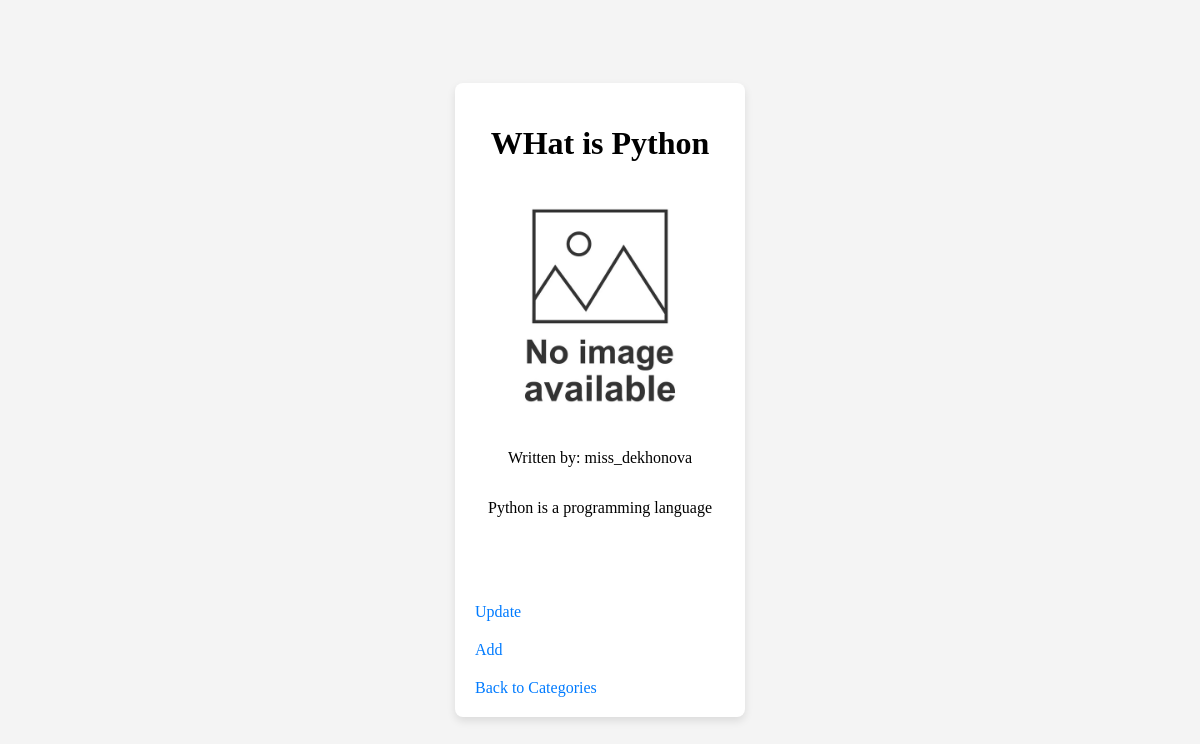
/blogs/articles-detail/2/, run on the app's committed database.
### blogs/models.py (models this page shows, shortened)
class Articles(models.Model):
    title = models.CharField(max_length=256, blank=True, null=True)
    author = models.ForeignKey(settings.AUTH_USER_MODEL, on_delete=models.CASCADE)
    category = models.ForeignKey(Category, on_delete=models.CASCADE)
    text = models.TextField(blank=True, null=True)
    star_given = models.IntegerField(
        default=0,
        validators=[
            MinValueValidator(0),
            MaxValueValidator(5)
        ]
    )
    image = models.ImageField(upload_to='article_images/', blank=True, null=True, default='default_images/not_available.png')
    created_at = models.DateTimeField(auto_now_add=True)
    updated_at = models.DateTimeField(auto_now=True)
    class Meta:
        db_table = 'articles'

### users/models.py (models this page shows)
class CustomUser(AbstractUser):
    image = models.ImageField(upload_to='users_images/', blank=True, null=True, default='default_images/user_image.png')
    groups = models.ManyToManyField(
        Group,
        related_name='custom_user_set',
        blank=True,
        help_text=(
            'The groups this user belongs to. A user will get all permissions '
            'granted to each of their groups.'
        ),
        related_query_name='custom_user',
    )
    user_permissions = models.ManyToManyField(
        Permission,
        related_name='custom_user_set',
        blank=True,
        help_text='Specific permissions for this user.',
        related_query_name='custom_user',
    )
    class Meta:
        db_table = 'customuser'
    def __str__(self):
        return f'{self.username}'

### blogs/views.py (the view)
# urls.py: path('articles-detail/<int:pk>/', ArticlesDetailView.as_view(), name='articles-detail'),
class ArticlesDetailView(View):
    def get(self, request, pk):
        article = Articles.objects.get(pk=pk)
        return render(request, 'blogs/articles_detail.html', {'article': article})

### templates/blogs/articles_detail.html (shortened to what this page needs)
<!DOCTYPE html>
<html lang="en">
<head>
</head>
<body>
    <div class="article-container">
        <h1>{{ article.title }}</h1>
        <img src="{{ article.image.url }}" alt="Article Image">
        <p>Written by: {{ article.author }}</p>
        <div class="content">
            <p>{{ article.text }}</p>
        </div>
        <div class="footer">
            <a href="{% url 'blogs:articles-update' article.pk %}">Update</a><br>
        </div>
        <div class="footer">
            <a href="{% url 'blogs:articles-add' %}">Add</a>
        </div>
        <div class="footer">
            <a href="{% url 'blogs:category-list' %}">Back to Categories</a>
        </div>
    </div>
</body>
</html>

### templates/blogs/articles_detail.html (style rules this page uses)
body { display: flex; justify-content: center; align-items: center; min-height: 100vh; margin: 0; font-family: Times New Roman, sans-serif; background-color: #f4f4f4; }
.article-container { display: flex; flex-direction: column; align-items: center; max-width: 800px; padding: 20px; background: white; border-radius: 8px; box-shadow: 0 4px 8px rgba(0,0,0,0.1); text-align: center; }
.article-container img { display: block; margin: 0 auto; height: 250px; width: auto; }
.article-container .content p { text-align: justify; }
.footer { align-self: flex-start; margin-top: 20px; }
.footer a { text-decoration: none; color: #007BFF; }
.content { margin-bottom: 50px; }

### data on the page
Articles: title "WHat is Python", image (picture), author "miss_dekhonova", text "Python is a programming language"
